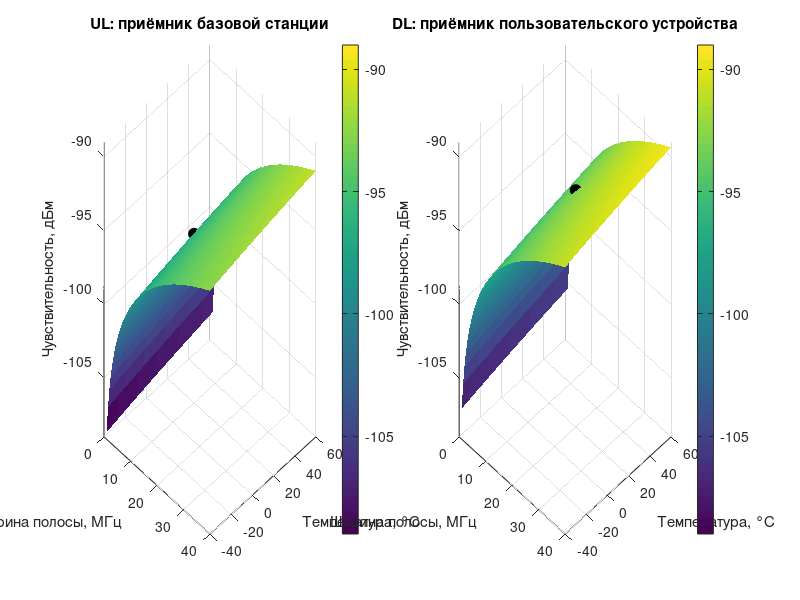

The MATLAB source for this figure: (Note: this script raises an error after producing the figure.)
% Чувствительность приёмников UL и DL
% в зависимости от полосы и температуры

k = 1.380649e-23;

% Исходные параметры приёмников
NF_BS = 2.4;
NF_UE = 6;
SINR_UP = 4;
SINR_DL = 2;

% Диапазоны для построения графиков
BW_MHz = 1:0.5:40;
T_C = -40:2:60;

% Все сочетания полосы и температуры
[BW_grid, T_grid] = meshgrid(BW_MHz, T_C);

% Перевод в единицы для формулы kTB
BW_Hz = BW_grid * 10^6;
T_K = T_grid + 273.15;

% Тепловой шум в ваттах
% .* означает поэлементное умножение матриц
ThermalNoise_W = k .* T_K .* BW_Hz;

% Перевод теплового шума в дБм
ThermalNoise_dBm = 10 * log10(ThermalNoise_W) + 30;

% UL: принимает базовая станция
RxSens_UL = ThermalNoise_dBm + NF_BS + SINR_UP;

% DL: принимает телефон
RxSens_DL = ThermalNoise_dBm + NF_UE + SINR_DL;

% Контрольные точки для исходных полос при 20 градусах
T_example_C = 20;
T_example_K = T_example_C + 273.15;

BW_UL = 10 * 10^6;
BW_DL = 20 * 10^6;

RxSens_UL_example = 10 * log10(k * T_example_K * BW_UL) + 30 + NF_BS + SINR_UP;
RxSens_DL_example = 10 * log10(k * T_example_K * BW_DL) + 30 + NF_UE + SINR_DL;

% Одинаковые шкалы для сравнения двух графиков
all_values = [RxSens_UL(:); RxSens_DL(:)];
limits = [floor(min(all_values)), ceil(max(all_values))];

figure('Color', 'w', 'Position', [100, 100, 1300, 550]);

% Первый график: UL
subplot(1, 2, 1);

surf(BW_grid, T_grid, RxSens_UL, 'EdgeColor', 'none');
hold on;

plot3(BW_UL / 10^6, T_example_C, RxSens_UL_example, ...
      'ko', 'MarkerFaceColor', 'k', 'MarkerSize', 8);

xlabel('Ширина полосы, МГц');
ylabel('Температура, °C');
zlabel('Чувствительность, дБм');
title('UL: приёмник базовой станции');

colorbar;
caxis(limits);
zlim(limits);
grid on;
view(45, 25);

% Второй график: DL
subplot(1, 2, 2);

surf(BW_grid, T_grid, RxSens_DL, 'EdgeColor', 'none');
hold on;

plot3(BW_DL / 10^6, T_example_C, RxSens_DL_example, ...
      'ko', 'MarkerFaceColor', 'k', 'MarkerSize', 8);

xlabel('Ширина полосы, МГц');
ylabel('Температура, °C');
zlabel('Чувствительность, дБм');
title('DL: приёмник пользовательского устройства');

colorbar;
caxis(limits);
zlim(limits);
grid on;
view(45, 25);

colormap(parula);
rotate3d on;

% Вывод контрольных значений
fprintf('\nЧувствительность при температуре %.1f °C:\n', T_example_C);
fprintf('UL, полоса 10 МГц: %.2f дБм\n', RxSens_UL_example);
fprintf('DL, полоса 20 МГц: %.2f дБм\n', RxSens_DL_example);
